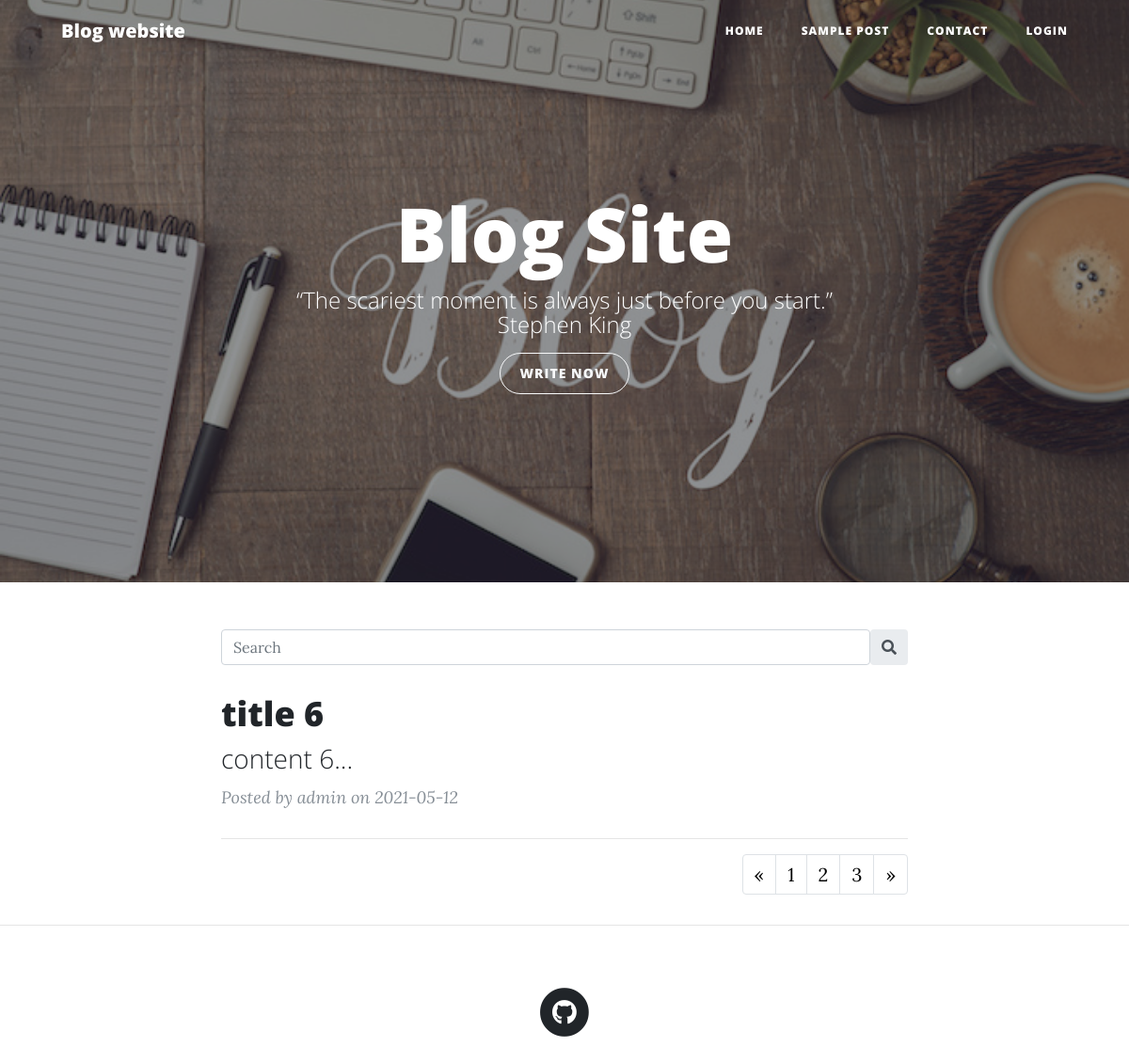
/index.php?i=1, run on the app's committed database.
### tables this page shows
CREATE TABLE `blog` (
  `blog_id` int(10) NOT NULL,
  `user_id` int(10) NOT NULL,
  `blog_date` date NOT NULL DEFAULT current_timestamp(),
  `blog_title` varchar(100) NOT NULL,
  `blog_content` varchar(20000) NOT NULL,
  `blog_img` varchar(255) NOT NULL
);

CREATE TABLE `users` (
  `user_id` int(10) NOT NULL,
  `users_email` varchar(255) NOT NULL,
  `users_username` varchar(255) NOT NULL,
  `users_password` varchar(255) NOT NULL,
  `profile_img` varchar(255) NOT NULL,
  `role_id` varchar(20) DEFAULT NULL
);

### php/show-blog.php (called while the page is built, shortened)
<?php
function getData($i)
{
    $sql = "SELECT * FROM blog ORDER BY blog_date LIMIT $i, 5";
    $result = mysqli_query($GLOBALS['conn'], $sql);
    if (mysqli_num_rows($result) > 0) {
        return $result;
    } else {
        return false;
    }
}
function getUser($id) {
	$sql = "SELECT * FROM users WHERE user_id = $id";
	$result = mysqli_query($GLOBALS['conn'], $sql);
    if (mysqli_num_rows($result) > 0) {
        return $result;
    }
}

### index.php (the view, shortened to what this page needs)
<?php
require_once('./php/show-blog.php');
?>
<!DOCTYPE html>
<html lang="en">
<?php include './templates/head.php'; ?>
<body>
  <?php include './templates/nav.php'; ?>
  <header class="masthead" style="background-image: url('img/blog.jpg')">
    <div class="overlay"></div>
    <div class="container">
      <div class="row">
        <div class="col-lg-8 col-md-10 mx-auto">
          <div class="site-heading">
            <h1>Blog Site</h1>
            <span class="subheading">“The scariest moment is always just before you start.”<br>Stephen King</span>
            <a href="create-blog.php" class="btn btn-outline-light mt-3" style="border-radius: 50px; padding: 0.75em 1.5em">
              Write now
            </a>
          </div>
        </div>
      </div>
    </div>
  </header>
  <div class="container">
    <div class="row">
      <div class="col-lg-8 col-md-10 mx-auto">
        <div class="input-group rounded">
          <input type="text" class="form-control rounded" placeholder="Search" aria-label="Search"
            aria-describedby="search-addon" onkeyup="showHint(this.value)">
          <span class="input-group-text border-0" id="search-addon">
            <i class="fas fa-search"></i>
          </span>
        </div>
        <div class="post-preview" id="basePosts">
          <?php
          $i = $_GET['i'];
          $result = getData($i*5);
          if ($result) {
            while ($row = mysqli_fetch_array($result)) {
          ?>
              <a href="detail.php?id=<?php echo $row['blog_id']; ?>">
                <h2 class="post-title">
                  <?php echo $row['blog_title'] ?>
                </h2>
                <h3 class="post-subtitle">
                  <?php
                  echo mb_substr($row['blog_content'], 0, 100, "UTF-8") . "...";
                  ?>
                </h3>
              </a>
              <p class="post-meta">
                <?php
                  $user = getUser($row['user_id']);
                  while ($row2 = mysqli_fetch_array($user)) {
                    echo "Posted by " . $row2['users_username'] . " on " . $row['blog_date'];
                  }
                ?>
              </p>
            <?php
            }
          } else {
            echo "<h2 class='post-title'>Don't have any blogs here!</h2>";
          }
          ?>
        </div>
        <hr>
        <nav class="float-right" aria-label="Page navigation example">
          <ul class="pagination">
            <li class="page-item">
              <a style="color: black;" class="page-link" href="<?php $i = $_GET['i'];
                                                                      if ($i == 0) echo "index.php?i=0";
                                                                      else echo "index.php?i=" . $i-1;  ?>"
                                                                      aria-label="Previous">
                <span aria-hidden="true">&laquo;</span>
              </a>
            </li>
            <li class="page-item"><a style="color: black;" class="page-link" href="index.php?i=0">1</a></li>
            <li class="page-item"><a style="color: black;" class="page-link" href="index.php?i=1">2</a></li>
            <li class="page-item"><a style="color: black;" class="page-link" href="index.php?i=2">3</a></li>
            <li class="page-item">
              <a style="color: black;" class="page-link" href="<?php $i = $_GET['i'];
                                                                echo "index.php?i=" . $i+1; ?>" aria-label="Next">
                <span aria-hidden="true">&raquo;</span>
              </a>
            </li>
          </ul>
        </nav>
      </div>
    </div>
  </div>
  <hr>
  <?php include './templates/footer.php'; ?>
</body>
</html>

### data on the page
blog: blog_title "title 6", blog_content "content 6", blog_date "2021-05-12"
users: users_username "admin"
